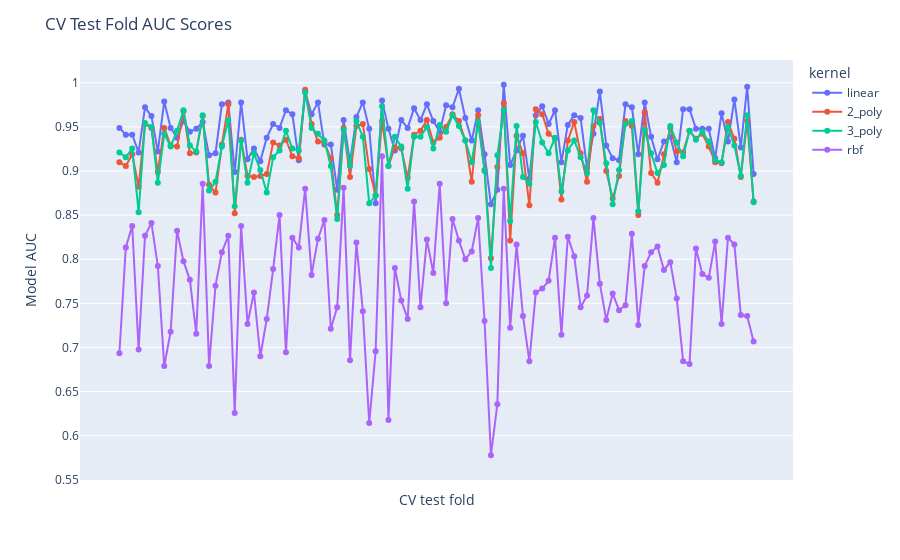

The code cell stored with this chart in its notebook:
### Code cell
utils.plot_cv_test(model_scores)

### Figure 1 — Plotly figure (JSON) as saved in the notebook; plotly's stock layout.template omitted (floating-point values rounded to 4 significant figures)
{"data": [{"hovertemplate": "kernel=linear<br>index=%{x}<br>value=%{y}<extra></extra>", "legendgroup": "linear", "line": {"color": "#636efa", "dash": "solid"}, "marker": {"symbol": "circle"}, "mode": "lines+markers", "name": "linear", "orientation": "v", "showlegend": true, "type": "scatter", "x": ["split0_test_score", "split1_test_score", "split2_test_score", "split3_test_score", "split4_test_score", "split5_test_score", "split6_test_score", "split7_test_score", "split8_test_score", "split9_test_score", "split10_test_score", "split11_test_score", "split12_test_score", "split13_test_score", "split14_test_score", "split15_test_score", "split16_test_score", "split17_test_score", "split18_test_score", "split19_test_score", "split20_test_score", "split21_test_score", "split22_test_score", "split23_test_score", "split24_test_score", "split25_test_score", "split26_test_score", "split27_test_score", "split28_test_score", "split29_test_score", "split30_test_score", "split31_test_score", "split32_test_score", "split33_test_score", "split34_test_score", "split35_test_score", "split36_test_score", "split37_test_score", "split38_test_score", "split39_test_score", "split40_test_score", "split41_test_score", "split42_test_score", "split43_test_score", "split44_test_score", "split45_test_score", "split46_test_score", "split47_test_score", "split48_test_score", "split49_test_score", "split50_test_score", "split51_test_score", "split52_test_score", "split53_test_score", "split54_test_score", "split55_test_score", "split56_test_score", "split57_test_score", "split58_test_score", "split59_test_score", "split60_test_score", "split61_test_score", "split62_test_score", "split63_test_score", "split64_test_score", "split65_test_score", "split66_test_score", "split67_test_score", "split68_test_score", "split69_test_score", "split70_test_score", "split71_test_score", "split72_test_score", "split73_test_score", "split74_test_score", "split75_test_score", "split76_test_score", "split77_test_score", "split78_test_score", "split79_test_score", "split80_test_score", "split81_test_score", "split82_test_score", "split83_test_score", "split84_test_score", "split85_test_score", "split86_test_score", "split87_test_score", "split88_test_score", "split89_test_score", "split90_test_score", "split91_test_score", "split92_test_score", "split93_test_score", "split94_test_score", "split95_test_score", "split96_test_score", "split97_test_score", "split98_test_score", "split99_test_score"], "xaxis": "x", "y": [0.9489, 0.9411, 0.9411, 0.9211, 0.9722, 0.9622, 0.9222, 0.9789, 0.9489, 0.9378, 0.9567, 0.9444, 0.9478, 0.9556, 0.9178, 0.92, 0.9756, 0.9778, 0.8989, 0.9778, 0.9133, 0.9256, 0.9111, 0.9378, 0.9533, 0.9489, 0.9689, 0.9644, 0.9122, 0.99, 0.9644, 0.9778, 0.93, 0.93, 0.8789, 0.9578, 0.91, 0.9611, 0.9778, 0.9478, 0.8633, 0.98, 0.9478, 0.9233, 0.9578, 0.9489, 0.9711, 0.9578, 0.9756, 0.9567, 0.9444, 0.9744, 0.9722, 0.9933, 0.96, 0.9344, 0.9689, 0.9189, 0.8622, 0.8789, 0.9978, 0.9067, 0.9233, 0.94, 0.8911, 0.9633, 0.9733, 0.9533, 0.9689, 0.91, 0.9522, 0.9633, 0.96, 0.9033, 0.9422, 0.99, 0.9289, 0.9144, 0.9122, 0.9756, 0.9722, 0.9189, 0.9778, 0.9389, 0.9133, 0.9333, 0.9389, 0.91, 0.97, 0.97, 0.9478, 0.9478, 0.9478, 0.9144, 0.9656, 0.9333, 0.9811, 0.9267, 0.9956, 0.8967], "yaxis": "y"}, {"hovertemplate": "kernel=2_poly<br>index=%{x}<br>value=%{y}<extra></extra>", "legendgroup": "2_poly", "line": {"color": "#EF553B", "dash": "solid"}, "marker": {"symbol": "circle"}, "mode": "lines+markers", "name": "2_poly", "orientation": "v", "showlegend": true, "type": "scatter", "x": ["split0_test_score", "split1_test_score", "split2_test_score", "split3_test_score", "split4_test_score", "split5_test_score", "split6_test_score", "split7_test_score", "split8_test_score", "split9_test_score", "split10_test_score", "split11_test_score", "split12_test_score", "split13_test_score", "split14_test_score", "split15_test_score", "split16_test_score", "split17_test_score", "split18_test_score", "split19_test_score", "split20_test_score", "split21_test_score", "split22_test_score", "split23_test_score", "split24_test_score", "split25_test_score", "split26_test_score", "split27_test_score", "split28_test_score", "split29_test_score", "split30_test_score", "split31_test_score", "split32_test_score", "split33_test_score", "split34_test_score", "split35_test_score", "split36_test_score", "split37_test_score", "split38_test_score", "split39_test_score", "split40_test_score", "split41_test_score", "split42_test_score", "split43_test_score", "split44_test_score", "split45_test_score", "split46_test_score", "split47_test_score", "split48_test_score", "split49_test_score", "split50_test_score", "split51_test_score", "split52_test_score", "split53_test_score", "split54_test_score", "split55_test_score", "split56_test_score", "split57_test_score", "split58_test_score", "split59_test_score", "split60_test_score", "split61_test_score", "split62_test_score", "split63_test_score", "split64_test_score", "split65_test_score", "split66_test_score", "split67_test_score", "split68_test_score", "split69_test_score", "split70_test_score", "split71_test_score", "split72_test_score", "split73_test_score", "split74_test_score", "split75_test_score", "split76_test_score", "split77_test_score", "split78_test_score", "split79_test_score", "split80_test_score", "split81_test_score", "split82_test_score", "split83_test_score", "split84_test_score", "split85_test_score", "split86_test_score", "split87_test_score", "split88_test_score", "split89_test_score", "split90_test_score", "split91_test_score", "split92_test_score", "split93_test_score", "split94_test_score", "split95_test_score", "split96_test_score", "split97_test_score", "split98_test_score", "split99_test_score"], "xaxis": "x", "y": [0.91, 0.9056, 0.9189, 0.8822, 0.9533, 0.9489, 0.8989, 0.9489, 0.9289, 0.9278, 0.9678, 0.92, 0.9211, 0.9622, 0.8844, 0.8756, 0.93, 0.9756, 0.8522, 0.9356, 0.8944, 0.8933, 0.8944, 0.8967, 0.9322, 0.9289, 0.9356, 0.9167, 0.9144, 0.9922, 0.9533, 0.9333, 0.9322, 0.9144, 0.85, 0.9489, 0.8933, 0.9511, 0.9533, 0.9022, 0.8722, 0.9567, 0.9056, 0.9267, 0.9256, 0.8922, 0.9411, 0.9456, 0.9578, 0.9322, 0.9378, 0.95, 0.9644, 0.9567, 0.9344, 0.8878, 0.9633, 0.9011, 0.8011, 0.9044, 0.9767, 0.8211, 0.94, 0.92, 0.8611, 0.97, 0.9644, 0.9422, 0.9367, 0.8678, 0.9344, 0.9556, 0.92, 0.8878, 0.9511, 0.9589, 0.9, 0.8689, 0.8944, 0.9567, 0.9511, 0.85, 0.9667, 0.8978, 0.8867, 0.9189, 0.9489, 0.9222, 0.9211, 0.9456, 0.9367, 0.9422, 0.9278, 0.91, 0.9089, 0.9556, 0.9367, 0.8933, 0.9567, 0.8656], "yaxis": "y"}, {"hovertemplate": "kernel=3_poly<br>index=%{x}<br>value=%{y}<extra></extra>", "legendgroup": "3_poly", "line": {"color": "#00cc96", "dash": "solid"}, "marker": {"symbol": "circle"}, "mode": "lines+markers", "name": "3_poly", "orientation": "v", "showlegend": true, "type": "scatter", "x": ["split0_test_score", "split1_test_score", "split2_test_score", "split3_test_score", "split4_test_score", "split5_test_score", "split6_test_score", "split7_test_score", "split8_test_score", "split9_test_score", "split10_test_score", "split11_test_score", "split12_test_score", "split13_test_score", "split14_test_score", "split15_test_score", "split16_test_score", "split17_test_score", "split18_test_score", "split19_test_score", "split20_test_score", "split21_test_score", "split22_test_score", "split23_test_score", "split24_test_score", "split25_test_score", "split26_test_score", "split27_test_score", "split28_test_score", "split29_test_score", "split30_test_score", "split31_test_score", "split32_test_score", "split33_test_score", "split34_test_score", "split35_test_score", "split36_test_score", "split37_test_score", "split38_test_score", "split39_test_score", "split40_test_score", "split41_test_score", "split42_test_score", "split43_test_score", "split44_test_score", "split45_test_score", "split46_test_score", "split47_test_score", "split48_test_score", "split49_test_score", "split50_test_score", "split51_test_score", "split52_test_score", "split53_test_score", "split54_test_score", "split55_test_score", "split56_test_score", "split57_test_score", "split58_test_score", "split59_test_score", "split60_test_score", "split61_test_score", "split62_test_score", "split63_test_score", "split64_test_score", "split65_test_score", "split66_test_score", "split67_test_score", "split68_test_score", "split69_test_score", "split70_test_score", "split71_test_score", "split72_test_score", "split73_test_score", "split74_test_score", "split75_test_score", "split76_test_score", "split77_test_score", "split78_test_score", "split79_test_score", "split80_test_score", "split81_test_score", "split82_test_score", "split83_test_score", "split84_test_score", "split85_test_score", "split86_test_score", "split87_test_score", "split88_test_score", "split89_test_score", "split90_test_score", "split91_test_score", "split92_test_score", "split93_test_score", "split94_test_score", "split95_test_score", "split96_test_score", "split97_test_score", "split98_test_score", "split99_test_score"], "xaxis": "x", "y": [0.9211, 0.9156, 0.9256, 0.8533, 0.9544, 0.95, 0.8867, 0.9422, 0.9278, 0.9456, 0.9689, 0.9289, 0.9222, 0.9633, 0.8778, 0.8878, 0.9278, 0.9578, 0.86, 0.9344, 0.8867, 0.92, 0.9011, 0.8756, 0.9156, 0.9233, 0.9456, 0.9256, 0.9233, 0.9889, 0.9489, 0.9422, 0.9344, 0.9056, 0.8456, 0.9467, 0.9056, 0.9567, 0.9389, 0.8633, 0.8722, 0.9733, 0.9056, 0.9389, 0.9278, 0.88, 0.9389, 0.9389, 0.95, 0.9256, 0.9522, 0.9444, 0.9633, 0.9511, 0.9344, 0.91, 0.9556, 0.9, 0.79, 0.9178, 0.9689, 0.8433, 0.9511, 0.8933, 0.8856, 0.9556, 0.9322, 0.92, 0.9378, 0.8767, 0.9233, 0.9344, 0.9156, 0.8978, 0.9689, 0.9544, 0.9089, 0.8622, 0.9011, 0.9533, 0.9567, 0.8544, 0.9467, 0.92, 0.8978, 0.9067, 0.9511, 0.9322, 0.9167, 0.9456, 0.9356, 0.9444, 0.9333, 0.9122, 0.91, 0.95, 0.9289, 0.8944, 0.9633, 0.8644], "yaxis": "y"}, {"hovertemplate": "kernel=rbf<br>index=%{x}<br>value=%{y}<extra></extra>", "legendgroup": "rbf", "line": {"color": "#ab63fa", "dash": "solid"}, "marker": {"symbol": "circle"}, "mode": "lines+markers", "name": "rbf", "orientation": "v", "showlegend": true, "type": "scatter", "x": ["split0_test_score", "split1_test_score", "split2_test_score", "split3_test_score", "split4_test_score", "split5_test_score", "split6_test_score", "split7_test_score", "split8_test_score", "split9_test_score", "split10_test_score", "split11_test_score", "split12_test_score", "split13_test_score", "split14_test_score", "split15_test_score", "split16_test_score", "split17_test_score", "split18_test_score", "split19_test_score", "split20_test_score", "split21_test_score", "split22_test_score", "split23_test_score", "split24_test_score", "split25_test_score", "split26_test_score", "split27_test_score", "split28_test_score", "split29_test_score", "split30_test_score", "split31_test_score", "split32_test_score", "split33_test_score", "split34_test_score", "split35_test_score", "split36_test_score", "split37_test_score", "split38_test_score", "split39_test_score", "split40_test_score", "split41_test_score", "split42_test_score", "split43_test_score", "split44_test_score", "split45_test_score", "split46_test_score", "split47_test_score", "split48_test_score", "split49_test_score", "split50_test_score", "split51_test_score", "split52_test_score", "split53_test_score", "split54_test_score", "split55_test_score", "split56_test_score", "split57_test_score", "split58_test_score", "split59_test_score", "split60_test_score", "split61_test_score", "split62_test_score", "split63_test_score", "split64_test_score", "split65_test_score", "split66_test_score", "split67_test_score", "split68_test_score", "split69_test_score", "split70_test_score", "split71_test_score", "split72_test_score", "split73_test_score", "split74_test_score", "split75_test_score", "split76_test_score", "split77_test_score", "split78_test_score", "split79_test_score", "split80_test_score", "split81_test_score", "split82_test_score", "split83_test_score", "split84_test_score", "split85_test_score", "split86_test_score", "split87_test_score", "split88_test_score", "split89_test_score", "split90_test_score", "split91_test_score", "split92_test_score", "split93_test_score", "split94_test_score", "split95_test_score", "split96_test_score", "split97_test_score", "split98_test_score", "split99_test_score"], "xaxis": "x", "y": [0.6933, 0.8133, 0.8378, 0.6978, 0.8267, 0.8411, 0.7922, 0.6789, 0.7178, 0.8322, 0.7978, 0.7767, 0.7156, 0.8856, 0.6789, 0.77, 0.8078, 0.8267, 0.6256, 0.8378, 0.7267, 0.7622, 0.69, 0.7322, 0.7889, 0.85, 0.6944, 0.8244, 0.8133, 0.88, 0.7822, 0.8233, 0.8444, 0.7211, 0.7456, 0.8811, 0.6856, 0.8189, 0.7411, 0.6144, 0.6956, 0.9167, 0.6178, 0.79, 0.7533, 0.7322, 0.8656, 0.7456, 0.8222, 0.7844, 0.8856, 0.75, 0.8456, 0.8211, 0.8, 0.8089, 0.8467, 0.73, 0.5778, 0.6356, 0.88, 0.7222, 0.8167, 0.7356, 0.6844, 0.7622, 0.7667, 0.7756, 0.8244, 0.7144, 0.8256, 0.8033, 0.7456, 0.7589, 0.8467, 0.7722, 0.7311, 0.7611, 0.7422, 0.7478, 0.8289, 0.7256, 0.7922, 0.8078, 0.8144, 0.7878, 0.7967, 0.7556, 0.6844, 0.6811, 0.8122, 0.7833, 0.7789, 0.82, 0.7267, 0.8244, 0.8167, 0.7367, 0.7356, 0.7067], "yaxis": "y"}], "layout": {"legend": {"title": {"text": "kernel"}, "tracegroupgap": 0}, "margin": {"t": 60}, "title": {"text": "CV Test Fold AUC Scores"}, "xaxis": {"anchor": "y", "domain": [0, 1], "showgrid": false, "showticklabels": false, "title": {"text": "CV test fold"}}, "yaxis": {"anchor": "x", "domain": [0, 1], "title": {"text": "Model AUC"}}}}
